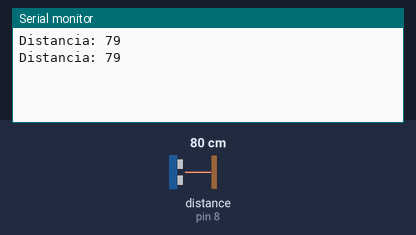
Recording of a sketch running on a simulated Arduino Uno, built with avr-gcc and run on an emulated ATmega328P. On the bench: the last lines printed to the serial monitor. Wiring (inferred from the names in the program): ultrasonic range finder: trigger pin 9; echo pin 8. The inputs (shaded band) are chosen by the test bench; at power-on: distance to the obstacle (sensor on pin 8) 80 cm. The echo pulse lasts 58.3 µs per cm.

Above: at 1.8 s.
1.9 s: distance to the obstacle (sensor on pin 8) set to 2 cm
At 2.7 s:
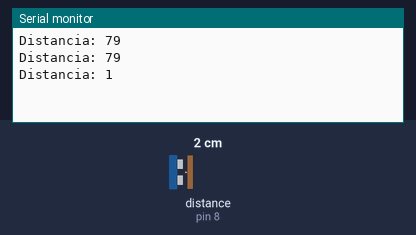
3.4 s: distance to the obstacle (sensor on pin 8) set to 4 cm
At 5.0 s:
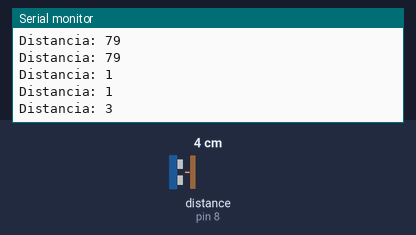
Timing chart, 0 to 6.5 s (numbered marks = the images above; inputs shaded):
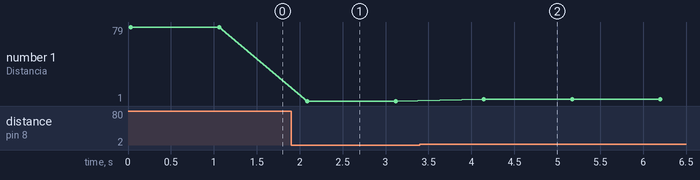

Measured:
- after the input at 1.9 s, the serial monitor: prints a new line after 0.19 s (image 1)
- after the input at 3.4 s, the serial monitor: prints a new line after 0.74 s (image 2)
- plotted number 1: 79 → 1 after the input at 1.9 s, 1 → 3 after the input at 3.4 s

The sketch:

sketch_jan05a.ino
```cpp
#include <SoftwareSerial.h>  // libreria que permite establecer pines digitales
        // para comunicacion serie

SoftwareSerial mBT(10, 11);  // pin 10 como RX, pin 11 como TX

const int EchoPin = 8;
const int TriggerPin = 9;

void setup() {
   Serial.begin(9600);
   pinMode(TriggerPin, OUTPUT);
   pinMode(EchoPin, INPUT);
   mBT.begin(9600);
}

void loop() {
  //si existe información pendiente
  int cm = _tiempo(TriggerPin, EchoPin);
  if(cm != 20){
    mBT.println("Deteccion de movimiento");
  }
  Serial.print("Distancia: ");
  Serial.println(cm);
  delay(1000);
}

int _tiempo(int TriggerPin, int EchoPin) {
   long duration, distanceCm;

   digitalWrite(TriggerPin, LOW);  //para generar un pulso limpio ponemos a LOW 4us
   delayMicroseconds(4);
   digitalWrite(TriggerPin, HIGH);  //generamos Trigger (disparo) de 10us
   delayMicroseconds(10);
   digitalWrite(TriggerPin, LOW);

   duration = pulseIn(EchoPin, HIGH);  //medimos el tiempo entre pulsos, en microsegundos

   distanceCm = duration * 10 / 292/ 2;   //convertimos a distancia, en cm
   return distanceCm;
}
```
